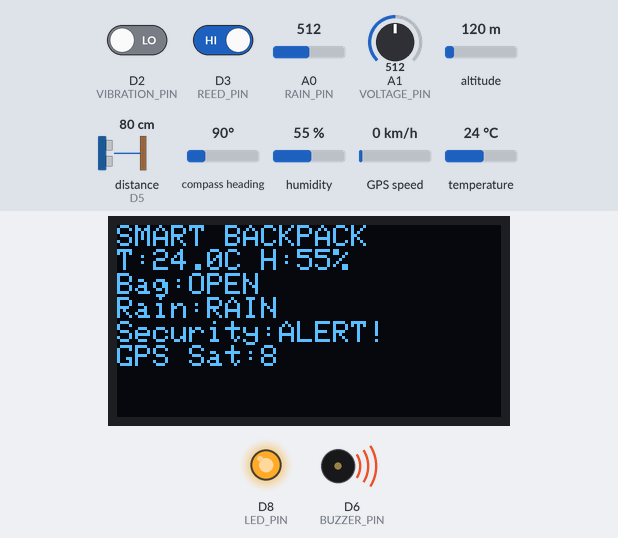
The sketch below on a simulated Arduino Uno R4 WiFi. Shown: 128×64 one-colour display, output pins drawn as LEDs (lit = HIGH), buzzer (waves = sounding, pin HIGH). Wiring (inferred from the names in the program): ultrasonic range finder: trigger D4; echo D5. Inputs (shaded band) come from the test bench; at power-on: A0 (RAIN_PIN) = 512, D3 (REED_PIN) HIGH, D2 (VIBRATION_PIN) LOW, A1 (VOLTAGE_PIN) = 512, altitude 120 m, distance to the obstacle (sensor on D5) 80 cm, compass heading 90°, humidity 55 %, GPS speed 0 km/h, temperature 24 °C. The echo pulse lasts 58.3 µs per cm; WiFi joins after 1.5 s; servers stay silent unless stated; uploads are accepted with an empty reply; the GPS gets a fix after 3 s at 37.7749, -122.4194 with 8 satellites; pins used as bus, display or sensor lines are not drawn; what the sketch prints to the serial monitor is not drawn.

Above: at 4.8 s.
4.9 s: A0 (RAIN_PIN) set to 784
8.3 s: A0 (RAIN_PIN) set to 807
At 11.0 s:
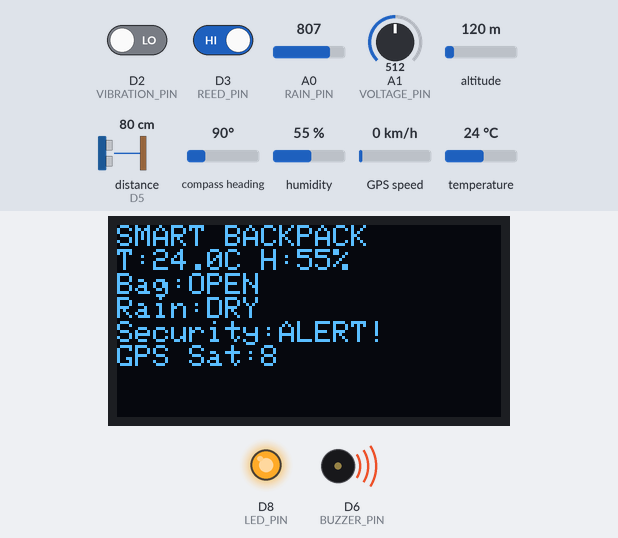
11.9 s: D3 (REED_PIN) driven LOW
At 14.9 s:
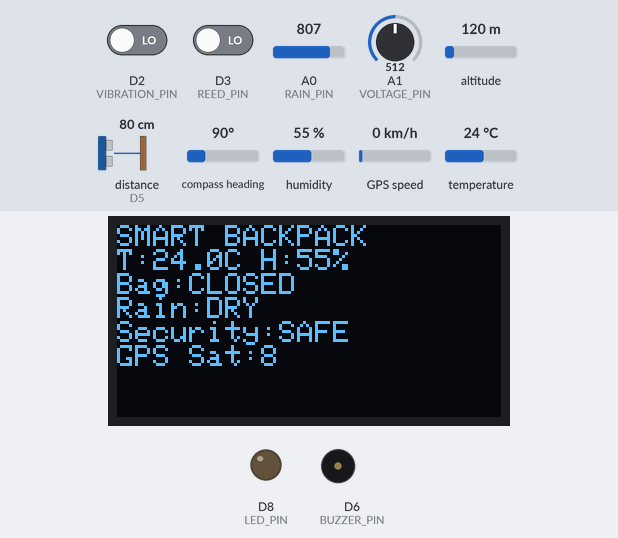
15.2 s: D2 (VIBRATION_PIN) driven HIGH
At 18.0 s:
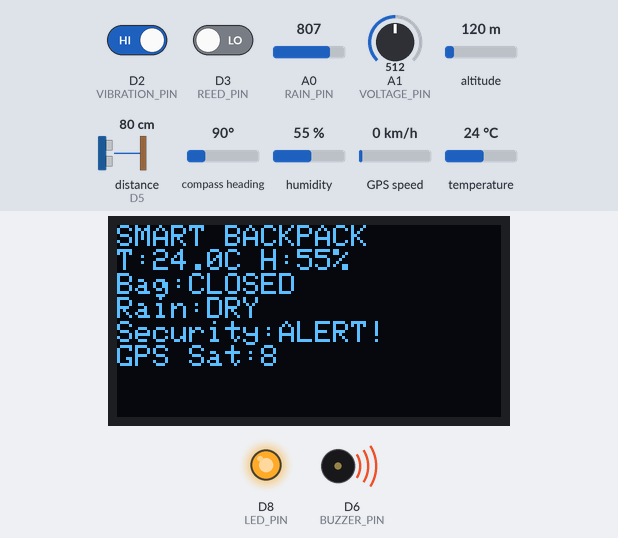
18.5 s: A0 (RAIN_PIN) set to 790
At 20.9 s:
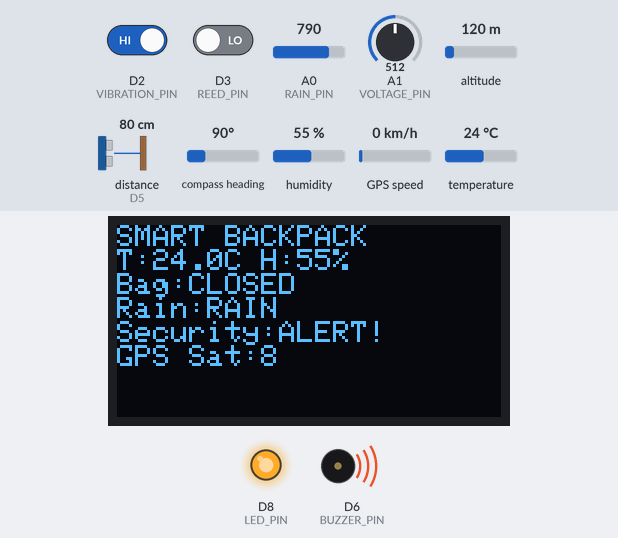
21.8 s: D2 (VIBRATION_PIN) driven LOW
At 23.9 s:
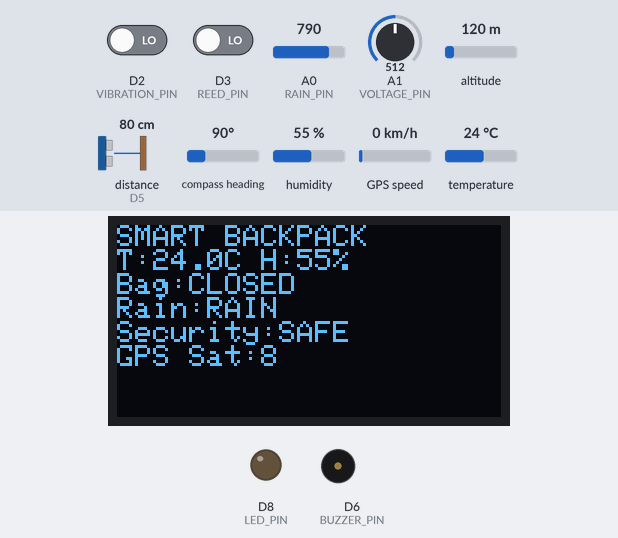
Timing chart, 0 to 25.4 s (numbered marks = the images above; inputs shaded):
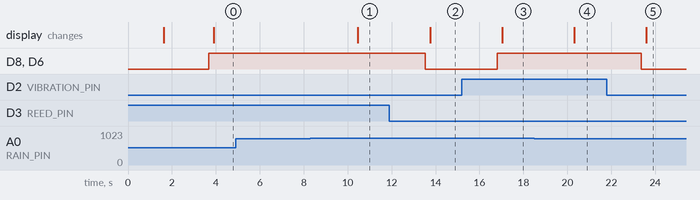

Measured:
- the behaviour switches between 799 and 800 on A0 (RAIN_PIN) (found by bisection; images 0 and 1)
- after the input at 4.9 s, every drawn part: stays the same
- after the input at 8.3 s, the display: changes after 2.2 s (image 1)
- after the input at 11.9 s, D8 (LED_PIN), D6 (BUZZER_PIN): HIGH → LOW after 1.6 s; the display: changes after 1.8 s (image 2)
- after the input at 15.2 s, D8 (LED_PIN), D6 (BUZZER_PIN): LOW → HIGH after 1.6 s; the display: changes after 1.8 s (image 3)
- after the input at 18.5 s, the display: changes after 1.8 s (image 4)
- after the input at 21.8 s, D8 (LED_PIN), D6 (BUZZER_PIN): HIGH → LOW after 1.6 s; the display: changes after 1.8 s (image 5)

The sketch:

Finalcode.ino
```cpp
#include <WiFiS3.h>
#include <ArduinoHttpClient.h>
#include <Wire.h>
#include <SPI.h>
#include <DHT.h>
#include <Adafruit_GFX.h>
#include <Adafruit_SSD1306.h>
#include <MFRC522.h>
#include <TinyGPSPlus.h>

// ==========================================
// WIFI
// ==========================================

char ssid[] = "HP’s iPhone";
char pass[] = "0773989347";

// ==========================================
// FIREBASE
// ==========================================

char firebaseHost[] =
  "smart-backpack-iot-default-rtdb.firebaseio.com";

WiFiSSLClient wifi;
HttpClient client(wifi, firebaseHost, 443);

// ==========================================
// PINS
// ==========================================

#define VIBRATION_PIN 2
#define REED_PIN      3
#define TRIG_PIN      4
#define ECHO_PIN      5
#define BUZZER_PIN    6
#define DHT_PIN       7
#define LED_PIN       8

#define RFID_RST      9
#define RFID_SS       10

#define RAIN_PIN      A0
#define VOLTAGE_PIN   A1

// ==========================================
// DHT22
// ==========================================

#define DHTTYPE DHT22
DHT dht(DHT_PIN, DHTTYPE);

// ==========================================
// OLED
// ==========================================

#define SCREEN_WIDTH 128
#define SCREEN_HEIGHT 64

Adafruit_SSD1306 display(
  SCREEN_WIDTH,
  SCREEN_HEIGHT,
  &Wire,
  -1
);

// ==========================================
// RFID
// ==========================================

MFRC522 rfid(RFID_SS, RFID_RST);

String lastRFID = "None";
String rfidStatus = "NO CARD";

// Authorized RFID cards
String authorizedUID1 = "FD 05 4C 06";
String authorizedUID2 = "B7 BD F3 06";

// ==========================================
// GPS
// ==========================================

TinyGPSPlus gps;

// ==========================================
// ALERT FUNCTION
// ==========================================

void alarmON() {
  digitalWrite(LED_PIN, HIGH);
  digitalWrite(BUZZER_PIN, HIGH);
}

void alarmOFF() {
  digitalWrite(LED_PIN, LOW);
  digitalWrite(BUZZER_PIN, LOW);
}

void confirmationBeep() {

  digitalWrite(LED_PIN, HIGH);
  digitalWrite(BUZZER_PIN, HIGH);

  delay(200);

  digitalWrite(LED_PIN, LOW);
  digitalWrite(BUZZER_PIN, LOW);

  delay(100);
}

// ==========================================
// SETUP
// ==========================================

void setup() {

  Serial.begin(9600);
  Serial1.begin(9600);

  pinMode(VIBRATION_PIN, INPUT);
  pinMode(REED_PIN, INPUT_PULLUP);

  pinMode(TRIG_PIN, OUTPUT);
  pinMode(ECHO_PIN, INPUT);

  pinMode(BUZZER_PIN, OUTPUT);
  pinMode(LED_PIN, OUTPUT);

  alarmOFF();

  // DHT
  dht.begin();

  // OLED
  Wire.begin();

  if (
    display.begin(
      SSD1306_SWITCHCAPVCC,
      0x3C
    )
  ) {

    display.clearDisplay();

    display.setTextSize(1);
    display.setTextColor(
      SSD1306_WHITE
    );

    display.setCursor(0, 0);

    display.println(
      "SMART BACKPACK"
    );

    display.println(
      "Starting..."
    );

    display.display();
  }

  // RFID
  SPI.begin();
  rfid.PCD_Init();

  // WIFI
  Serial.println(
    "Connecting to WiFi..."
  );

  while (
    WiFi.begin(ssid, pass)
    != WL_CONNECTED
  ) {

    Serial.print(".");
    delay(3000);
  }

  Serial.println();

  Serial.println(
    "WiFi Connected!"
  );

  Serial.print(
    "IP Address: "
  );

  Serial.println(
    WiFi.localIP()
  );

  display.clearDisplay();
  display.setCursor(0, 0);

  display.println(
    "SMART BACKPACK"
  );

  display.println(
    "WiFi Connected"
  );

  display.println(
    "Firebase Ready"
  );

  display.display();

  delay(2000);
}

// ==========================================
// LOOP
// ==========================================

void loop() {

  // ========================================
  // GPS
  // ========================================

  while (Serial1.available()) {
    gps.encode(
      Serial1.read()
    );
  }

  // ========================================
  // DHT22
  // ========================================

  float temperature =
    dht.readTemperature();

  float humidity =
    dht.readHumidity();

  // ========================================
  // RAIN
  // ========================================

  int rainValue =
    analogRead(RAIN_PIN);

  String rainStatus;

  if (rainValue < 800) {
    rainStatus = "RAIN";
  } else {
    rainStatus = "DRY";
  }

  // ========================================
  // VIBRATION
  // ========================================

  int vibrationValue =
    digitalRead(VIBRATION_PIN);

  String vibrationStatus;

  if (vibrationValue == HIGH) {

    vibrationStatus =
      "DETECTED";

  } else {

    vibrationStatus =
      "NORMAL";
  }

  // ========================================
  // REED SWITCH
  // ========================================

  int reedValue =
    digitalRead(REED_PIN);

  String bagStatus;

  if (reedValue == LOW) {

    bagStatus = "CLOSED";

  } else {

    bagStatus = "OPEN";
  }

  // ========================================
  // ULTRASONIC
  // ========================================

  digitalWrite(
    TRIG_PIN,
    LOW
  );

  delayMicroseconds(2);

  digitalWrite(
    TRIG_PIN,
    HIGH
  );

  delayMicroseconds(10);

  digitalWrite(
    TRIG_PIN,
    LOW
  );

  long duration =
    pulseIn(
      ECHO_PIN,
      HIGH,
      30000
    );

  float distance = 0;

  if (duration > 0) {

    distance =
      duration *
      0.0343 /
      2;
  }

  // ========================================
  // VOLTAGE SENSOR
  // ========================================

  int voltageADC =
    analogRead(
      VOLTAGE_PIN
    );

  float pinVoltage =
    voltageADC *
    (5.0 / 1023.0);

  float inputVoltage =
    pinVoltage * 5.0;

  // ========================================
  // RFID
  // ========================================

  if (
    rfid.PICC_IsNewCardPresent() &&
    rfid.PICC_ReadCardSerial()
  ) {

    lastRFID = "";

    for (
      byte i = 0;
      i < rfid.uid.size;
      i++
    ) {

      if (
        rfid.uid.uidByte[i]
        < 0x10
      ) {

        lastRFID += "0";
      }

      lastRFID +=
        String(
          rfid.uid.uidByte[i],
          HEX
        );

      if (
        i <
        rfid.uid.size - 1
      ) {

        lastRFID += " ";
      }
    }

    lastRFID.toUpperCase();

    Serial.print(
      "RFID UID: "
    );

    Serial.println(
      lastRFID
    );

    // Check authorized card

    if (
      lastRFID ==
        authorizedUID1 ||
      lastRFID ==
        authorizedUID2
    ) {

      rfidStatus =
        "AUTHORIZED";

      Serial.println(
        "RFID AUTHORIZED"
      );

      confirmationBeep();

    } else {

      rfidStatus =
        "UNAUTHORIZED";

      Serial.println(
        "RFID UNAUTHORIZED"
      );
    }

    rfid.PICC_HaltA();
    rfid.PCD_StopCrypto1();
  }

  // ========================================
  // SECURITY ALARM
  // ========================================

  bool securityAlert = false;

  // Bag opened
  if (bagStatus == "OPEN") {
    securityAlert = true;
  }

  // Vibration detected
  if (
    vibrationStatus ==
    "DETECTED"
  ) {

    securityAlert = true;
  }

  // Unauthorized RFID
  if (
    rfidStatus ==
    "UNAUTHORIZED"
  ) {

    securityAlert = true;
  }

  // ========================================
  // LED + BUZZER
  // ========================================

  if (securityAlert) {

    alarmON();

  } else {

    alarmOFF();
  }

  // ========================================
  // GPS VALUES
  // ========================================

  double latitude = 0;
  double longitude = 0;

  int satellites = 0;

  if (
    gps.location.isValid()
  ) {

    latitude =
      gps.location.lat();

    longitude =
      gps.location.lng();
  }

  if (
    gps.satellites.isValid()
  ) {

    satellites =
      gps.satellites.value();
  }

  // ========================================
  // DHT CHECK
  // ========================================

  if (
    isnan(temperature) ||
    isnan(humidity)
  ) {

    Serial.println(
      "DHT22 Read Failed!"
    );

    delay(2000);

    return;
  }

  // ========================================
  // CREATE FIREBASE JSON
  // ========================================

  String jsonData = "{";

  jsonData +=
    "\"temperature\":" +
    String(
      temperature,
      1
    ) + ",";

  jsonData +=
    "\"humidity\":" +
    String(
      humidity,
      1
    ) + ",";

  jsonData +=
    "\"rainValue\":" +
    String(
      rainValue
    ) + ",";

  jsonData +=
    "\"rainStatus\":\"" +
    rainStatus +
    "\",";

  jsonData +=
    "\"distance\":" +
    String(
      distance,
      1
    ) + ",";

  jsonData +=
    "\"voltage\":" +
    String(
      inputVoltage,
      2
    ) + ",";

  jsonData +=
    "\"vibration\":\"" +
    vibrationStatus +
    "\",";

  jsonData +=
    "\"bagStatus\":\"" +
    bagStatus +
    "\",";

  jsonData +=
    "\"rfid\":\"" +
    lastRFID +
    "\",";

  jsonData +=
    "\"rfidStatus\":\"" +
    rfidStatus +
    "\",";

  jsonData +=
    "\"securityAlert\":" +
    String(
      securityAlert
        ? "true"
        : "false"
    ) + ",";

  jsonData +=
    "\"latitude\":" +
    String(
      latitude,
      6
    ) + ",";

  jsonData +=
    "\"longitude\":" +
    String(
      longitude,
      6
    ) + ",";

  jsonData +=
    "\"satellites\":" +
    String(
      satellites
    );

  jsonData += "}";

  // ========================================
  // SERIAL MONITOR
  // ========================================

  Serial.println();

  Serial.println(
    "===== SMART BACKPACK ====="
  );

  Serial.print(
    "Temperature: "
  );

  Serial.print(
    temperature
  );

  Serial.println(" C");

  Serial.print(
    "Humidity: "
  );

  Serial.print(
    humidity
  );

  Serial.println(" %");

  Serial.print(
    "Rain: "
  );

  Serial.print(
    rainValue
  );

  Serial.print(" - ");

  Serial.println(
    rainStatus
  );

  Serial.print(
    "Distance: "
  );

  Serial.print(
    distance
  );

  Serial.println(" cm");

  Serial.print(
    "Voltage: "
  );

  Serial.print(
    inputVoltage
  );

  Serial.println(" V");

  Serial.print(
    "Vibration: "
  );

  Serial.println(
    vibrationStatus
  );

  Serial.print(
    "Bag: "
  );

  Serial.println(
    bagStatus
  );

  Serial.print(
    "RFID: "
  );

  Serial.println(
    lastRFID
  );

  Serial.print(
    "RFID Status: "
  );

  Serial.println(
    rfidStatus
  );

  Serial.print(
    "Security: "
  );

  if (securityAlert) {

    Serial.println(
      "ALERT"
    );

  } else {

    Serial.println(
      "SAFE"
    );
  }

  Serial.print(
    "GPS: "
  );

  if (
    gps.location.isValid()
  ) {

    Serial.print(
      latitude,
      6
    );

    Serial.print(", ");

    Serial.println(
      longitude,
      6
    );

  } else {

    Serial.print(
      "Waiting for fix | Satellites: "
    );

    Serial.println(
      satellites
    );
  }

  // ========================================
  // FIREBASE
  // ========================================

  Serial.println(
    "Sending to Firebase..."
  );

  client.beginRequest();

  client.put(
    "/sensors.json"
  );

  client.sendHeader(
    "Content-Type",
    "application/json"
  );

  client.sendHeader(
    "Content-Length",
    jsonData.length()
  );

  client.beginBody();

  client.print(
    jsonData
  );

  client.endRequest();

  int statusCode =
    client.responseStatusCode();

  String response =
    client.responseBody();

  Serial.print(
    "Firebase Status: "
  );

  Serial.println(
    statusCode
  );

  if (
    statusCode != 200
  ) {

    Serial.print(
      "Firebase Response: "
    );

    Serial.println(
      response
    );
  }

  // ========================================
  // OLED
  // ========================================

  display.clearDisplay();

  display.setCursor(
    0,
    0
  );

  display.println(
    "SMART BACKPACK"
  );

  display.print("T:");
  display.print(
    temperature,
    1
  );

  display.print("C H:");

  display.print(
    humidity,
    0
  );

  display.println("%");

  display.print(
    "Bag:"
  );

  display.println(
    bagStatus
  );

  display.print(
    "Rain:"
  );

  display.println(
    rainStatus
  );

  display.print(
    "Security:"
  );

  if (securityAlert) {

    display.println(
      "ALERT!"
    );

  } else {

    display.println(
      "SAFE"
    );
  }

  display.print(
    "GPS Sat:"
  );

  display.println(
    satellites
  );

  display.display();

  delay(3000);
}
```
